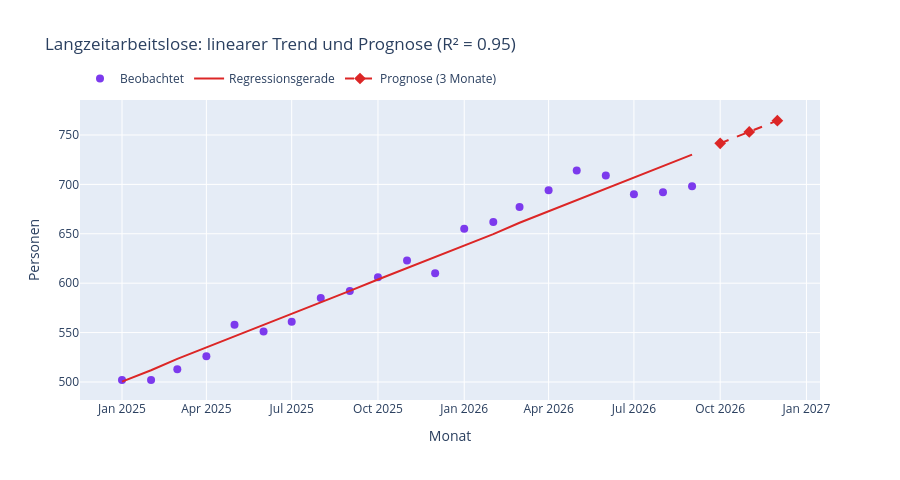

Notebook source saved alongside this figure:
### Code cell
fig = go.Figure()
fig.add_trace(go.Scatter(x=kennzahlen.index, y=lza.values, mode="markers", name="Beobachtet", marker=dict(color="#7c3aed", size=8)))

y_fit = modell.predict(X)
fig.add_trace(go.Scatter(x=kennzahlen.index, y=y_fit, mode="lines", name="Regressionsgerade", line=dict(color="#dc2626", width=2)))

fig.add_trace(go.Scatter(x=monate_prognose, y=y_prognose, mode="markers+lines", name="Prognose (3 Monate)",
                          marker=dict(color="#dc2626", symbol="diamond", size=9), line=dict(color="#dc2626", dash="dash")))

fig.update_layout(
    title=f"Langzeitarbeitslose: linearer Trend und Prognose (R² = {r2:.2f})",
    xaxis_title="Monat", yaxis_title="Personen", height=480,
    legend=dict(orientation="h", y=1.12),
)
export_abbildung(fig, "abb9_regression.png", 950, 480)
fig

### Figure 1 — Plotly figure (JSON) as saved in the notebook; plotly's stock layout.template omitted (floating-point values rounded to 4 significant figures)
{"data": [{"marker": {"color": "#7c3aed", "size": 8}, "mode": "markers", "name": "Beobachtet", "type": "scatter", "x": ["2025-01-01T00:00:00", "2025-02-01T00:00:00", "2025-03-01T00:00:00", "2025-04-01T00:00:00", "2025-05-01T00:00:00", "2025-06-01T00:00:00", "2025-07-01T00:00:00", "2025-08-01T00:00:00", "2025-09-01T00:00:00", "2025-10-01T00:00:00", "2025-11-01T00:00:00", "2025-12-01T00:00:00", "2026-01-01T00:00:00", "2026-02-01T00:00:00", "2026-03-01T00:00:00", "2026-04-01T00:00:00", "2026-05-01T00:00:00", "2026-06-01T00:00:00", "2026-07-01T00:00:00", "2026-08-01T00:00:00", "2026-09-01T00:00:00"], "y": [502.0, 502.0, 513.0, 526.0, 558.0, 551.0, 561.0, 585.0, 592.0, 606.0, 623.0, 610.0, 655.0, 662.0, 677.0, 694.0, 714.0, 709.0, 690.0, 692.0, 698.0]}, {"line": {"color": "#dc2626", "width": 2}, "mode": "lines", "name": "Regressionsgerade", "type": "scatter", "x": ["2025-01-01T00:00:00", "2025-02-01T00:00:00", "2025-03-01T00:00:00", "2025-04-01T00:00:00", "2025-05-01T00:00:00", "2025-06-01T00:00:00", "2025-07-01T00:00:00", "2025-08-01T00:00:00", "2025-09-01T00:00:00", "2025-10-01T00:00:00", "2025-11-01T00:00:00", "2025-12-01T00:00:00", "2026-01-01T00:00:00", "2026-02-01T00:00:00", "2026-03-01T00:00:00", "2026-04-01T00:00:00", "2026-05-01T00:00:00", "2026-06-01T00:00:00", "2026-07-01T00:00:00", "2026-08-01T00:00:00", "2026-09-01T00:00:00"], "y": [500.4, 511.9, 523.4, 534.8, 546.3, 557.8, 569.3, 580.8, 592.3, 603.8, 615.2, 626.7, 638.2, 649.7, 661.2, 672.7, 684.1, 695.6, 707.1, 718.6, 730.1]}, {"line": {"color": "#dc2626", "dash": "dash"}, "marker": {"color": "#dc2626", "size": 9, "symbol": "diamond"}, "mode": "markers+lines", "name": "Prognose (3 Monate)", "type": "scatter", "x": ["2026-10-01T00:00:00", "2026-11-01T00:00:00", "2026-12-01T00:00:00"], "y": [741.6, 753.1, 764.5]}], "layout": {"height": 480, "legend": {"orientation": "h", "y": 1.12}, "title": {"text": "Langzeitarbeitslose: linearer Trend und Prognose (R² = 0.95)"}, "xaxis": {"title": {"text": "Monat"}}, "yaxis": {"title": {"text": "Personen"}}}}
